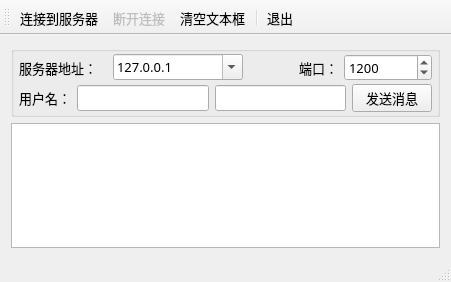
<?xml version="1.0" encoding="UTF-8"?>
<ui version="4.0">
 <class>MainWindow</class>
 <widget class="QMainWindow" name="MainWindow">
  <property name="geometry">
   <rect>
    <x>0</x>
    <y>0</y>
    <width>451</width>
    <height>282</height>
   </rect>
  </property>
  <property name="font">
   <font>
    <family>宋体</family>
    <pointsize>10</pointsize>
   </font>
  </property>
  <property name="windowTitle">
   <string>TCP Client</string>
  </property>
  <widget class="QWidget" name="centralWidget">
   <layout class="QVBoxLayout" name="verticalLayout_2">
    <item>
     <widget class="QGroupBox" name="groupBox">
      <property name="title">
       <string/>
      </property>
      <layout class="QVBoxLayout" name="verticalLayout">
       <property name="spacing">
        <number>3</number>
       </property>
       <property name="leftMargin">
        <number>5</number>
       </property>
       <property name="topMargin">
        <number>2</number>
       </property>
       <property name="rightMargin">
        <number>5</number>
       </property>
       <property name="bottomMargin">
        <number>2</number>
       </property>
       <item>
        <layout class="QHBoxLayout" name="horizontalLayout_2">
         <item>
          <widget class="QLabel" name="label">
           <property name="text">
            <string>服务器地址：</string>
           </property>
          </widget>
         </item>
         <item>
          <widget class="QComboBox" name="comboServer">
           <property name="minimumSize">
            <size>
             <width>130</width>
             <height>0</height>
            </size>
           </property>
           <property name="editable">
            <bool>true</bool>
           </property>
           <item>
            <property name="text">
             <string>127.0.0.1</string>
            </property>
           </item>
           <item>
            <property name="text">
             <string>localHost</string>
            </property>
           </item>
          </widget>
         </item>
         <item>
          <widget class="QLabel" name="label_2">
           <property name="text">
            <string>端口：</string>
           </property>
           <property name="alignment">
            <set>Qt::AlignRight|Qt::AlignTrailing|Qt::AlignVCenter</set>
           </property>
          </widget>
         </item>
         <item>
          <widget class="QSpinBox" name="spinPort">
           <property name="minimumSize">
            <size>
             <width>0</width>
             <height>0</height>
            </size>
           </property>
           <property name="minimum">
            <number>1</number>
           </property>
           <property name="maximum">
            <number>65535</number>
           </property>
           <property name="value">
            <number>1200</number>
           </property>
          </widget>
         </item>
        </layout>
       </item>
       <item>
        <layout class="QHBoxLayout" name="horizontalLayout">
         <item>
          <widget class="QLabel" name="label_3">
           <property name="text">
            <string>用户名：</string>
           </property>
          </widget>
         </item>
         <item>
          <widget class="QLineEdit" name="name"/>
         </item>
         <item>
          <widget class="QLineEdit" name="editMsg"/>
         </item>
         <item>
          <widget class="QPushButton" name="btnSend">
           <property name="text">
            <string>发送消息</string>
           </property>
          </widget>
         </item>
        </layout>
       </item>
      </layout>
     </widget>
    </item>
    <item>
     <widget class="QPlainTextEdit" name="plainTextEdit"/>
    </item>
   </layout>
  </widget>
  <widget class="QMenuBar" name="menuBar">
   <property name="geometry">
    <rect>
     <x>0</x>
     <y>0</y>
     <width>451</width>
     <height>26</height>
    </rect>
   </property>
  </widget>
  <widget class="QToolBar" name="mainToolBar">
   <property name="toolButtonStyle">
    <enum>Qt::ToolButtonTextUnderIcon</enum>
   </property>
   <attribute name="toolBarArea">
    <enum>TopToolBarArea</enum>
   </attribute>
   <attribute name="toolBarBreak">
    <bool>false</bool>
   </attribute>
   <addaction name="actConnect"/>
   <addaction name="actDisconnect"/>
   <addaction name="actClear"/>
   <addaction name="separator"/>
   <addaction name="actQuit"/>
  </widget>
  <widget class="QStatusBar" name="statusBar"/>
  <action name="actConnect">
   <property name="icon">
    <iconset resource="res.qrc">
     <normaloff>:/images/images/051.JPG</normaloff>:/images/images/051.JPG</iconset>
   </property>
   <property name="text">
    <string>连接到服务器</string>
   </property>
   <property name="toolTip">
    <string>连接到TCP服务器</string>
   </property>
  </action>
  <action name="actDisconnect">
   <property name="enabled">
    <bool>false</bool>
   </property>
   <property name="icon">
    <iconset resource="res.qrc">
     <normaloff>:/images/images/075.JPG</normaloff>:/images/images/075.JPG</iconset>
   </property>
   <property name="text">
    <string>断开连接</string>
   </property>
   <property name="toolTip">
    <string>断开TCP连接</string>
   </property>
  </action>
  <action name="actQuit">
   <property name="icon">
    <iconset resource="res.qrc">
     <normaloff>:/images/images/132.bmp</normaloff>:/images/images/132.bmp</iconset>
   </property>
   <property name="text">
    <string>退出</string>
   </property>
   <property name="toolTip">
    <string>退出本窗口</string>
   </property>
  </action>
  <action name="actClear">
   <property name="icon">
    <iconset resource="res.qrc">
     <normaloff>:/images/images/212.bmp</normaloff>:/images/images/212.bmp</iconset>
   </property>
   <property name="text">
    <string>清空文本框</string>
   </property>
   <property name="toolTip">
    <string>清空文本框</string>
   </property>
  </action>
 </widget>
 <layoutdefault spacing="6" margin="11"/>
 <resources>
  <include location="res.qrc"/>
 </resources>
 <connections>
  <connection>
   <sender>actQuit</sender>
   <signal>triggered()</signal>
   <receiver>MainWindow</receiver>
   <slot>close()</slot>
   <hints>
    <hint type="sourcelabel">
     <x>-1</x>
     <y>-1</y>
    </hint>
    <hint type="destinationlabel">
     <x>326</x>
     <y>237</y>
    </hint>
   </hints>
  </connection>
 </connections>
</ui>
